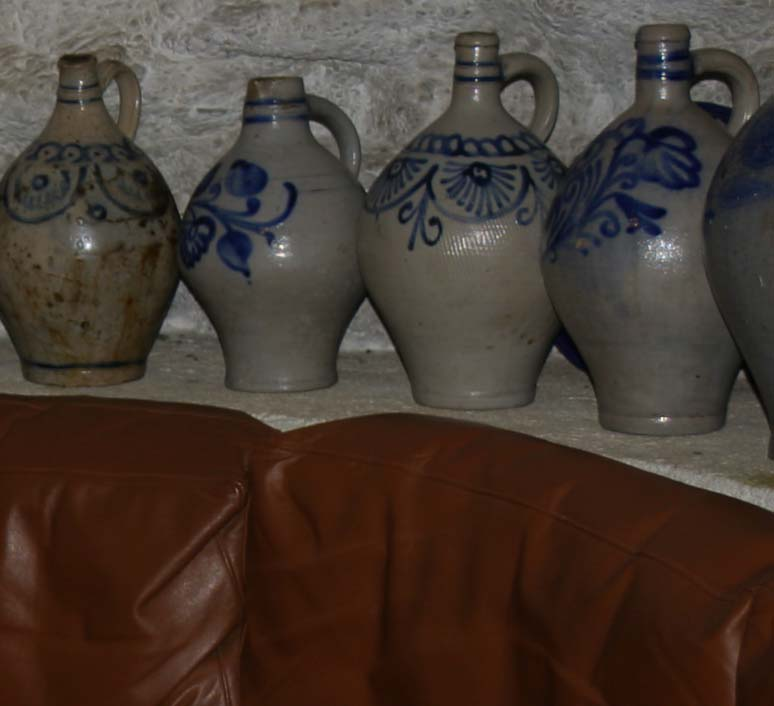
#> input picture Assignment2/A2_resources/pots_flash.jpg, 774 x 706 px
$ jupyter execute q7.ipynb
#> lines starting #> are read from the running program, lines starting #| are printed output that depends on the picture
# Question 7

[cell 1]
import numpy as np
import cv2
import matplotlib.pyplot as plt

[cell 2]
root = './A2_resources/'

[cell 3]
def read(path, arg = cv2.IMREAD_UNCHANGED):
#> called with path = './A2_resources/pots_flash.jpg', arg = 'color'
    args = {'gray' : cv2.IMREAD_GRAYSCALE, 'unchanged' : cv2.IMREAD_UNCHANGED, 'color' : cv2.IMREAD_COLOR}
    return cv2.imread(path, args[arg])
#> returned value is the input picture: shape (706, 774, 3); mean B, G, R 48.1, 56.4, 69.4
#> call 2 of read, with path = './A2_resources/pots_no_flash.jpg', arg = 'color'
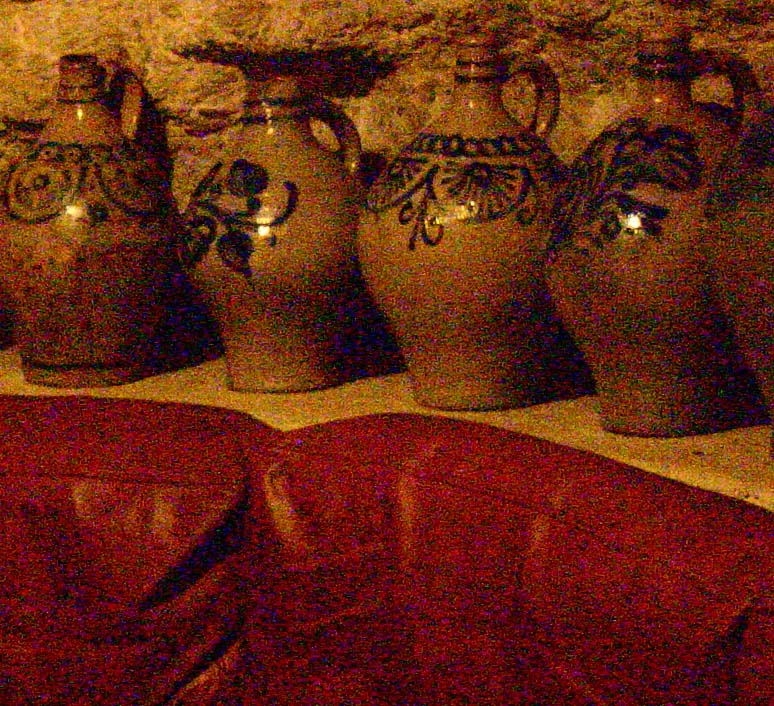
#> input picture Assignment2/A2_resources/pots_no_flash.jpg, 774 x 706 px
#> in read, returned value is the input picture: shape (706, 774, 3); mean B, G, R 17.8, 38.2, 101.1

[cell 4]
def strided(img, kernel):
    img = img.astype('float32')
    img = np.pad(img, (np.int16((kernel.shape[0]-1)/2), np.int16((kernel.shape[1]-1)/2)), 'reflect')
    expanded_input = np.lib.stride_tricks.as_strided(
    img,
    shape=(
        img.shape[0] - kernel.shape[0] + 1,
        img.shape[1] - kernel.shape[1] + 1,
        kernel.shape[0],
        kernel.shape[1],
    ),
    strides=(
        img.strides[0],
        img.strides[1],
        img.strides[0],
        img.strides[1],
    )
)
    return expanded_input

## Part 1
### Cross bilateral filter
- Filter is made from reference image and is applied on the image to enhanced

[cell 5]
def  crossbilateralFilter(img, ref, window, sigma_r, sigma_d):
#> called with window = 7, sigma_r = 3, sigma_d = 300
    img = img.astype('float32')
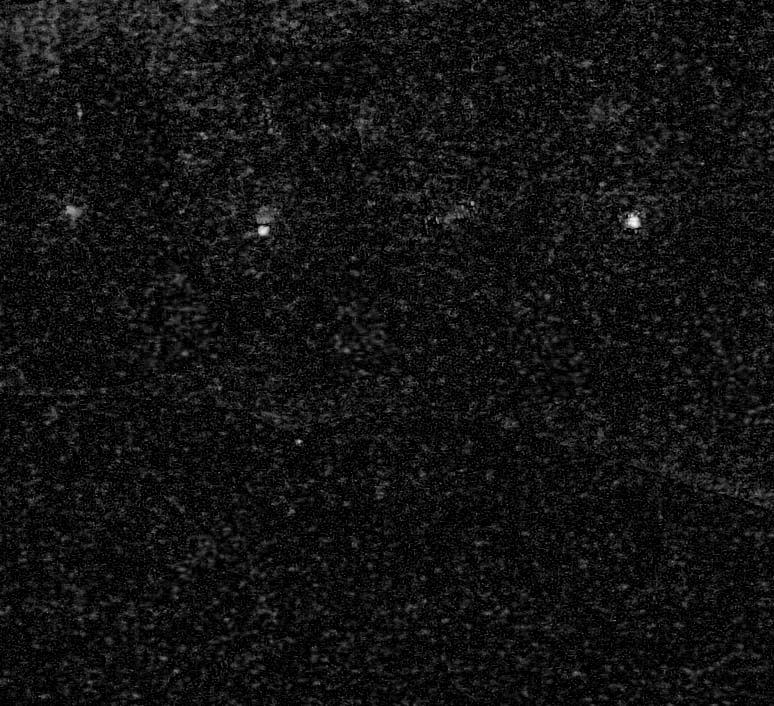
#> img: shape (706, 774) float32; min 0, max 251, mean 17.8
    ref = ref.astype('float32')
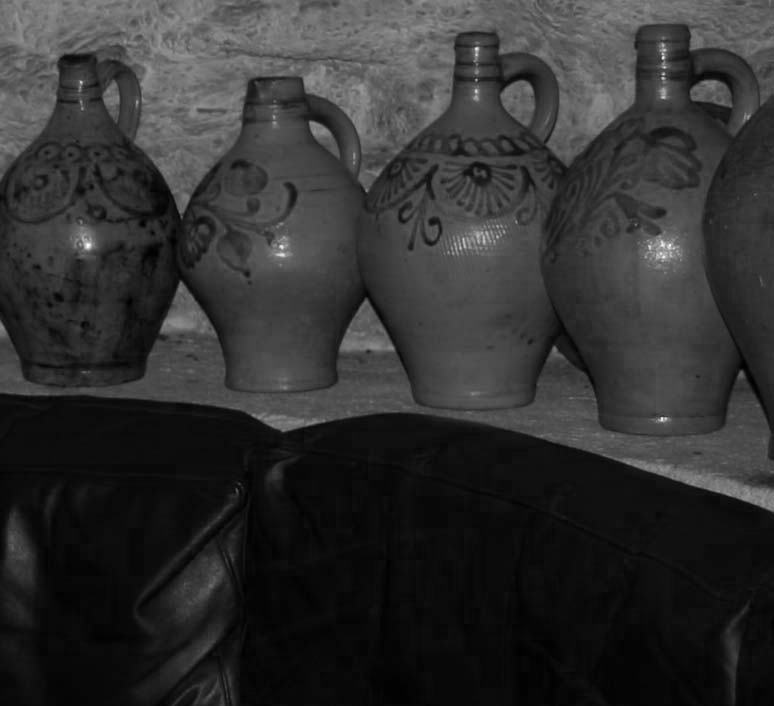
#> ref: shape (706, 774) float32; min 0, max 255, mean 48.1

    arr = np.arange(start = -(window//2), stop = window//2+1)
    xv, yv = np.meshgrid(arr, arr)
    domain_filter = np.exp(-(np.power(xv,2)+np.power(yv,2))/(2*np.power(sigma_d,2)))

    expanded_input = strided(ref, np.ones((window, window)))
    img_expanded = strided(img, np.ones((window, window)))
#> in strided (call 2), `img = np.pad(img, (np.int16((kernel.shape[0]-1)/2), np.int16((kernel.s..`:
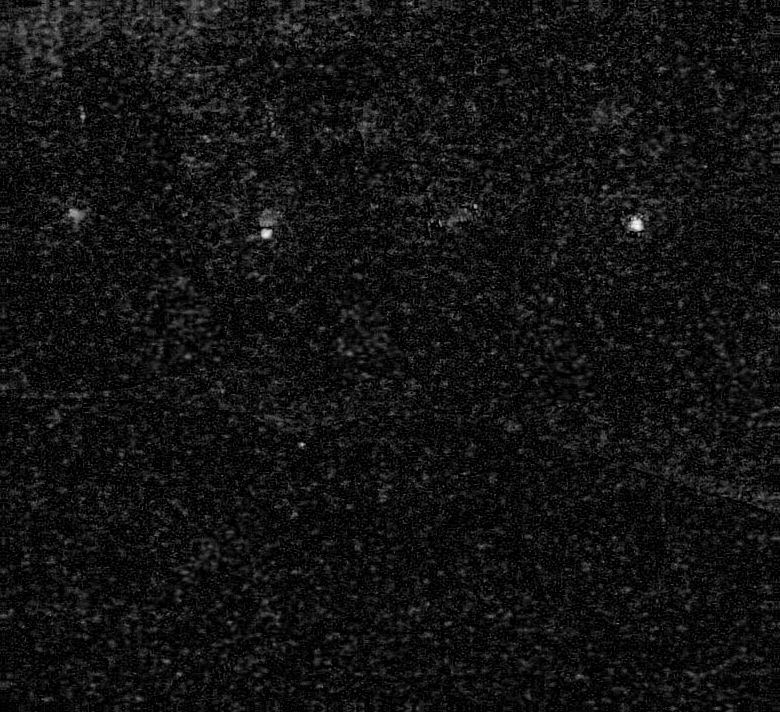
#> img: shape (712, 780) float32; min 0, max 251, mean 17.8
    out = expanded_input - strided(ref, np.ones((1,1)))
    exp_out = np.exp(-np.power(out,2)/(2*(np.power(sigma_r,2))))
    filters = np.multiply(exp_out, domain_filter)
    app = np.multiply(filters, img_expanded)
    app = np.sum(np.sum(app, axis = 2), axis = 2)/(np.sum(np.sum(filters, axis = 2), axis= 2))

    return np.uint8(np.clip(app,0,255))
#> returned value: shape (706, 774)

[cell 6]
def crossBilateral(img, ref, window, sigma_r, sigma_d):
    if len(img.shape)>2:
        out = crossbilateralFilter(img[:,:,0], ref[:,:,0], window, sigma_r, sigma_d)
        for i in range(1,img.shape[2]):
            out = np.dstack((out,crossbilateralFilter(img[:,:,i], ref[:,:,i], window, sigma_r, sigma_d)))
#> this loop made 2 passes
#> pass 1, in crossbilateralFilter (call 2), `img = img.astype('float32')`:
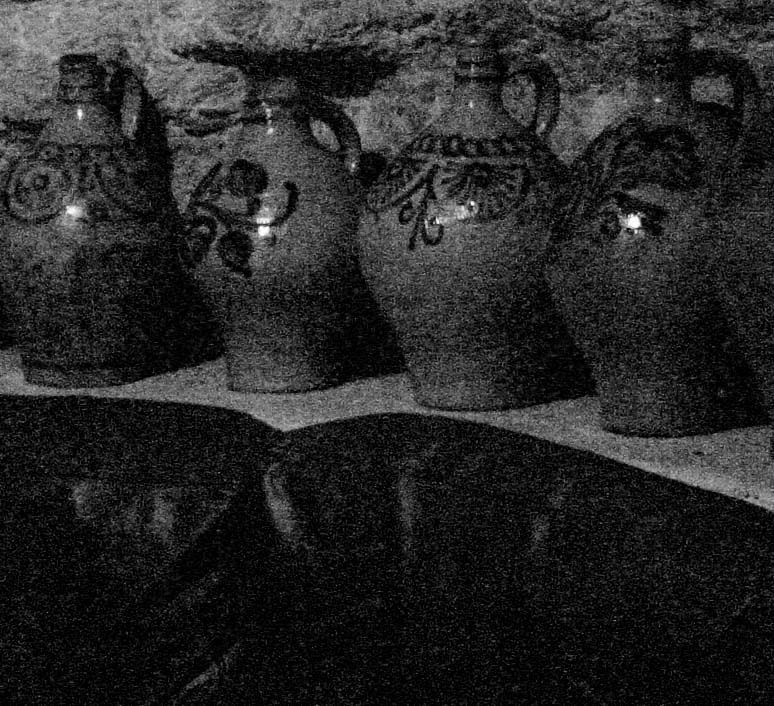
#> img: shape (706, 774) float32; min 0, max 255, mean 38.2
#> pass 1, in strided (call 4), `img = np.pad(img, (np.int16((kernel.shape[0]-1)/2), np.int16((kernel.s..`:
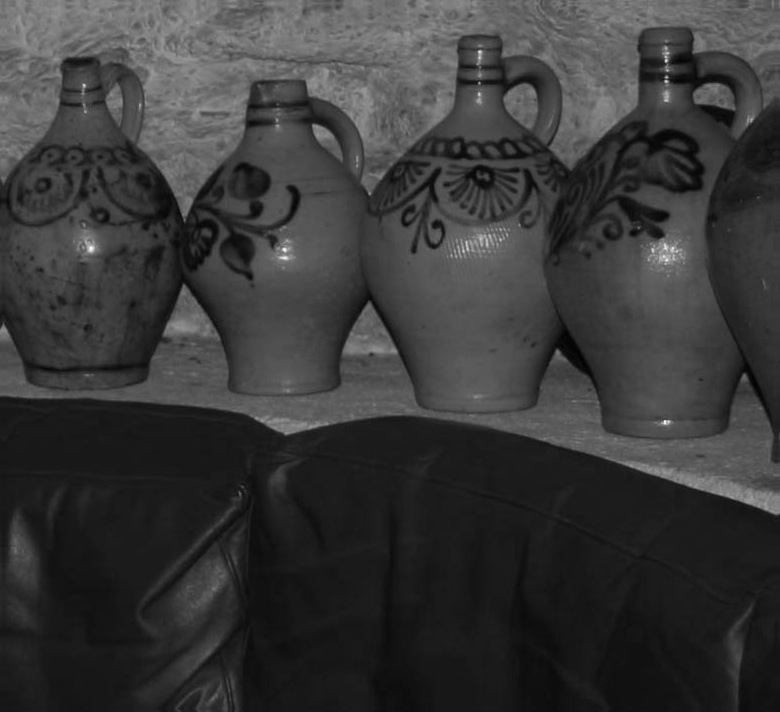
#> img: shape (712, 780) float32; min 0, max 252, mean 56.5
#> pass 1, in strided (call 5), `img = np.pad(img, (np.int16((kernel.shape[0]-1)/2), np.int16((kernel.s..`:
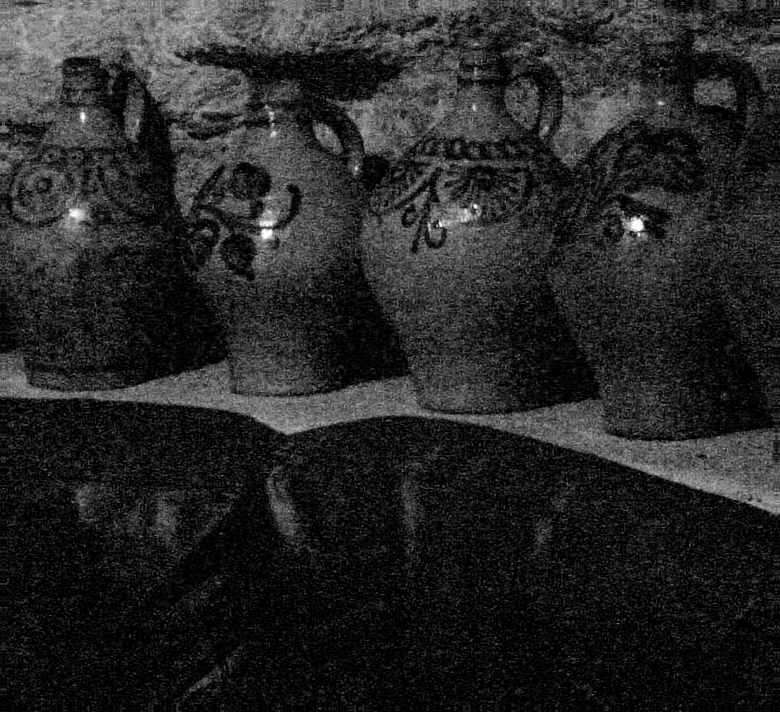
#> img: shape (712, 780) float32; min 0, max 255, mean 38.4
#> after the loop:
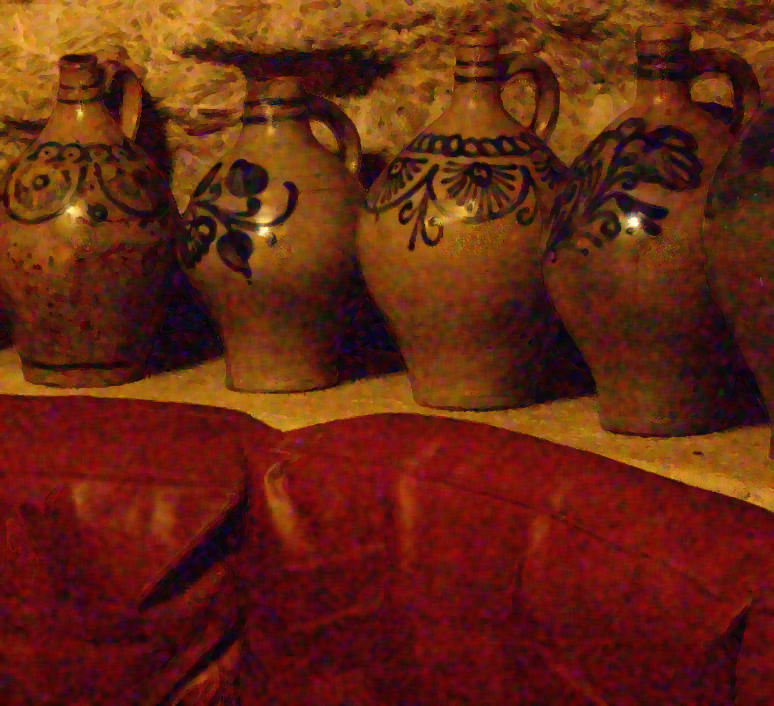
#> out: shape (706, 774, 3); mean B, G, R 17.3, 37.8, 100.6
        return out
    else:
        return crossbilateralFilter(img, ref, window, sigma_r, sigma_d)

[cell 7]
ref = read(root+'pots_flash.jpg', 'color')
im = read(root+'pots_no_flash.jpg', 'color')

[cell 8]
s = 300
r = 3
out = crossBilateral(im, ref, 7, r, s)

_,plots = plt.subplots(1,3,figsize = (20,20))
plots[0].imshow(cv2.cvtColor(im, cv2.COLOR_BGR2RGB))
plots[0].set_title('no flash')
plots[1].imshow(cv2.cvtColor(ref, cv2.COLOR_BGR2RGB))
plots[1].set_title('flash')
plots[2].imshow(cv2.cvtColor(out, cv2.COLOR_BGR2RGB))
plots[2].set_title('cross bilateral')
plt.show()
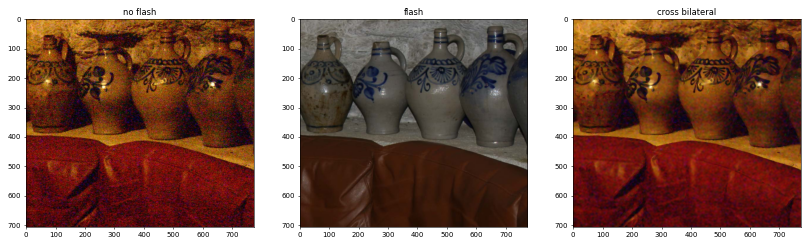
#> figure drawn by matplotlib, 3 panels
